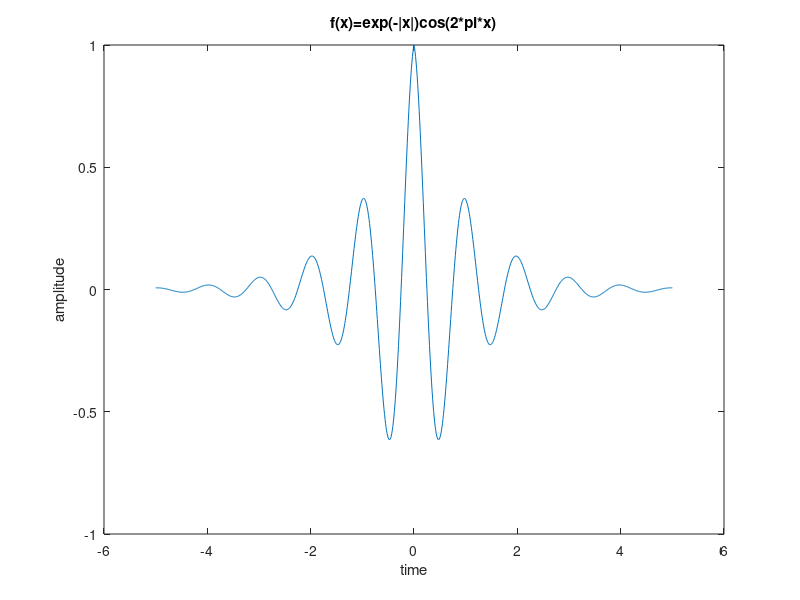

Write MATLAB code to recreate this figure.
diary your_nameex1
%INSERT your name and section into these display commands
disp('NAME: your_name')
disp('SECTION: your_section')
datestr(cputime)

%dampedCosine.m produces a plot of a cosine with frequency 1 Hz, with amplitude
% scaled by a decaying exponential 

x = -5:0.01:5;
y=exp(-abs(x)).*cos(2*pi*x);
plot(x,y);
xlabel('time');
ylabel('amplitude');
title('f(x)=exp(-|x|)cos(2*pi*x)');

diary off